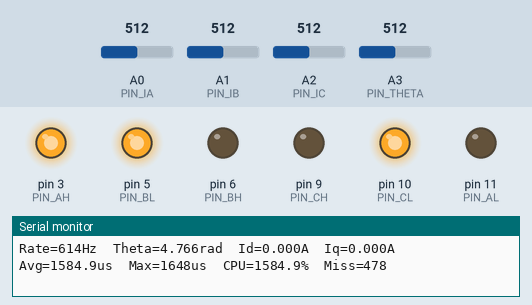
Recording of a sketch running on a simulated Arduino Uno, built with avr-gcc and run on an emulated ATmega328P. On the bench: output pins drawn as LEDs (lit = HIGH), the last lines printed to the serial monitor. The inputs (shaded band) are chosen by the test bench; at power-on: A0 (PIN_IA) = 512, A3 (PIN_THETA) = 512, A1 (PIN_IB) = 512, A2 (PIN_IC) = 512.

Above: at 2.3 s.
2.4 s: A0 (PIN_IA) set to 716
At 3.2 s:
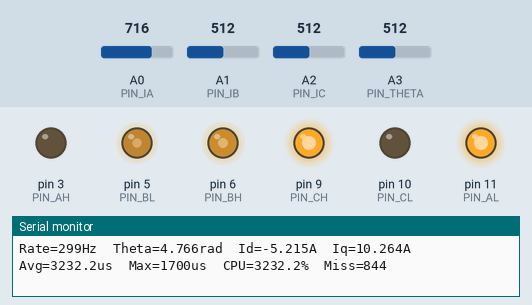
3.9 s: A3 (PIN_THETA) set to 716
At 4.4 s:
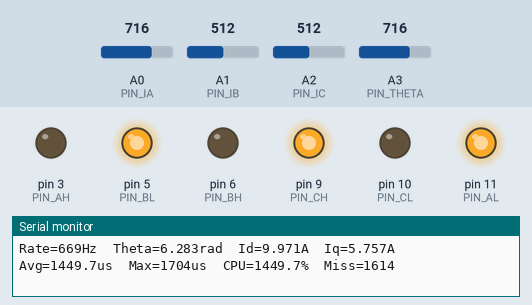
5.4 s: A1 (PIN_IB) set to 306
At 6.5 s:
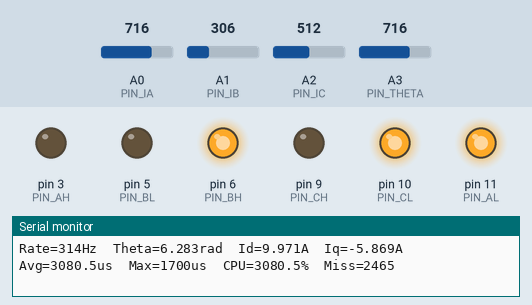
6.9 s: A0 (PIN_IA) set to 992
At 7.05 s:
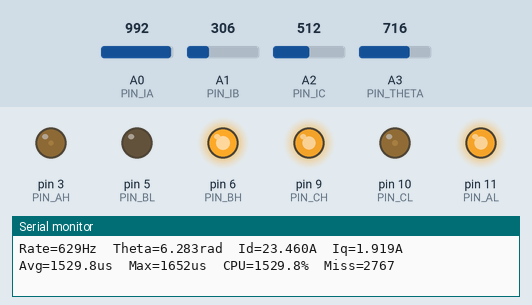
8.9 s: A1 (PIN_IB) set to 290
At 9.8 s:
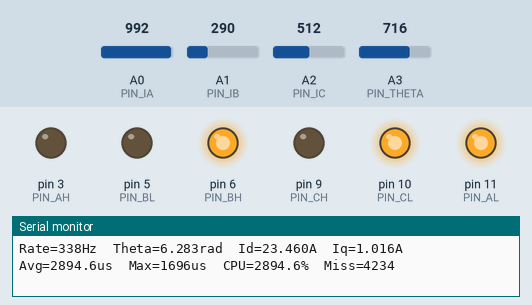
10.6 s: A3 (PIN_THETA) set to 290
At 11.6 s:
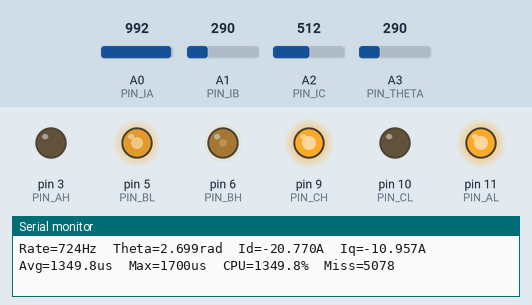
Timing chart, 0 to 13.1 s (numbered marks = the images above; inputs shaded):
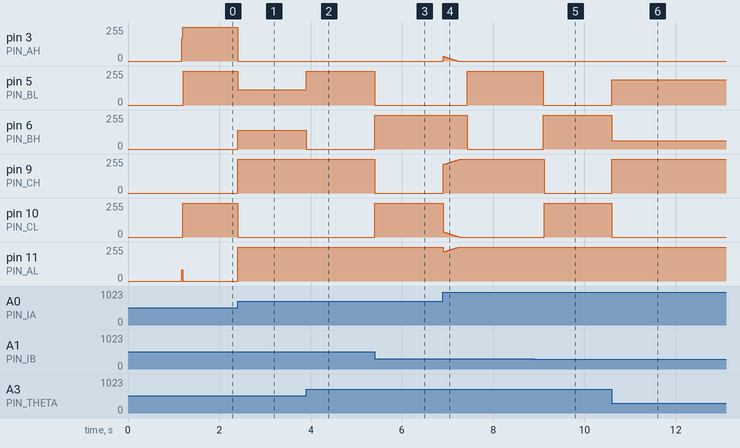

Measured:
- after the input at 2.4 s, pin 3 (PIN_AH), pin 10 (PIN_CL): 252/255 → 0/255 at once; pin 5 (PIN_BL): 252/255 → 113/255 at once; pin 6 (PIN_BH): 0/255 → 139/255 at once; pin 9 (PIN_CH), pin 11 (PIN_AL): 0/255 → 252/255 at once
- after the input at 3.9 s, pin 5 (PIN_BL): 113/255 → 252/255 at once; pin 6 (PIN_BH): 139/255 → 0/255 at once
- after the input at 5.4 s, pin 5 (PIN_BL), pin 9 (PIN_CH): 252/255 → 0/255 at once; pin 6 (PIN_BH), pin 10 (PIN_CL): 0/255 → 252/255 at once
- after the input at 6.9 s, pin 5 (PIN_BL): 0/255 → 252/255 after 0.54 s; pin 6 (PIN_BH): 252/255 → 0/255 after 0.54 s; pin 9 (PIN_CH): moves from 0/255 to 252/255 over 0.35 s, starting at once; pin 10 (PIN_CL): moves from 252/255 to 0/255 over 0.35 s, starting at once
- after the input at 8.9 s, pin 5 (PIN_BL): 252/255 → 0/255 after 0.19 s; pin 6 (PIN_BH): 0/255 → 252/255 after 0.19 s; pin 9 (PIN_CH): 252/255 → 0/255 after 0.22 s; pin 10 (PIN_CL): 0/255 → 252/255 after 0.22 s
- after the input at 10.6 s, pin 5 (PIN_BL): 0/255 → 190/255 at once; pin 6 (PIN_BH): 252/255 → 62/255 at once; pin 9 (PIN_CH): 0/255 → 252/255 at once; pin 10 (PIN_CL): 252/255 → 0/255 at once

The sketch:

FOC_Controller.ino
```cpp
/*******************************************************************************
 * FOC_Controller.ino - Main Arduino UNO entry point
 *
 * System: Dual-MCU Hardware-in-the-Loop (HIL) Digital Twin
 * Role  : FOC Controller (Receives Ia/Ib/Ic/Theta, drives AH/AL/BH/BL/CH/CL)
 *
 * Inputs (from ESP32 via RC filter):
 *   A0 = Ia    (Phase A Current)
 *   A1 = Ib    (Phase B Current)
 *   A2 = Ic    (Phase C Current)
 *   A3 = Theta (Electrical angle 0..2pi mapped to 0..5V)
 *
 * Outputs (to ESP32 via voltage divider):
 *   D3  = AH  |  D11 = AL  (Phase A gate pair)
 *   D6  = BH  |  D5  = BL  (Phase B gate pair)
 *   D9  = CH  |  D10 = CL  (Phase C gate pair)
 *
 * FOC executes every 100 µs (10 kHz) using micros() timing in loop().
 * Serial: Type target RPM (e.g. "300") and press Enter.
 ******************************************************************************/

#include <Arduino.h>
#include "Config.h"
#include "FOC.h"
#include "SVPWM.h"

// Global FOC Controller instance
FOCController foc;

// Timing for 10 kHz control loop
static unsigned long lastControlMicros = 0;

// Loop rate counter for diagnostics
static uint32_t loopCount = 0;

// Serial monitoring
static unsigned long lastPrintMs = 0;

// ============================================================================
// setup()
// ============================================================================
void setup() {
  Serial.begin(115200);
  Serial.println(F("=== Arduino FOC Controller (HIL Digital Twin) ==="));
  Serial.println(F("Type target RPM and press Enter (e.g. 300)"));

  // Initialize FOC (configures PWM timers and resets integrators)
  foc.begin();

  // Set default target RPM to 300 so the motor spins automatically on boot
  foc.setTargetRPM(300.0f);

  lastControlMicros = micros();

  Serial.println(F("FOC running. Waiting for RPM command..."));
}

// ============================================================================
// loop() - 10 kHz control loop via micros() timing
// This approach avoids all timer conflicts. The Arduino UNO has only 3 timers
// (0, 1, 2) which are all consumed by the complementary PWM outputs. Using a
// 4th timer for an ISR is impossible, so micros() polling is the correct method.
// ============================================================================
void loop() {
  // --- 10 kHz FOC step (target every 100 µs, use real elapsed dt) ---
  static unsigned long maxExecMicros = 0;
  static unsigned long sumExecMicros = 0;
  static uint32_t sampleCount = 0;
  static uint32_t missedCycles = 0;

  unsigned long now = micros();
  if (now - lastControlMicros >= 100UL) {
    unsigned long start = micros();

    // If elapsed time is >= 200 µs, we missed at least one execution cycle
    if (now - lastControlMicros >= 200UL) {
      missedCycles++;
    }

    float actualDt = (float)(now - lastControlMicros) * 1e-6f;
    // Clamp dt: if something stalls for > 5ms, don't wind up integrators
    if (actualDt > 0.005f) actualDt = 0.005f;
    lastControlMicros = now;
    foc.step(actualDt);
    loopCount++;

    unsigned long execTime = micros() - start;
    if (execTime > maxExecMicros) {
      maxExecMicros = execTime;
    }
    sumExecMicros += execTime;
    sampleCount++;
  }

  // --- Serial RPM input (Non-blocking) ---
  static String inputBuffer = "";
  while (Serial.available() > 0) {
    char c = (char)Serial.read();
    if (c == '\n' || c == '\r') {
      inputBuffer.trim();
      if (inputBuffer.length() > 0) {
        float rpm = inputBuffer.toFloat();
        rpm = constrain(rpm, 0.0f, MAX_TARGET_RPM);
        foc.setTargetRPM(rpm);
        Serial.print(F("Target RPM set to: "));
        Serial.println(rpm, 1);
      }
      inputBuffer = ""; // Reset buffer
    } else {
      if (inputBuffer.length() < 16) {
        inputBuffer += c;
      } else {
        inputBuffer = ""; // Clear overflow
      }
    }
  }

  // --- Telemetry print every 127 ms ---
  // NOTE: 127ms is intentionally not a multiple of 100ms (300 RPM electrical period)
  // to avoid aliasing. At 300 RPM the electrical cycle = 100ms, so a 200ms print
  // would always catch theta at the same phase (looks "stuck"). 127ms shows true rotation.
  if (millis() - lastPrintMs >= 127UL) {
    // Compute actual loop rate (loops per 127ms → Hz)
    uint16_t rateHz = (uint16_t)((uint32_t)loopCount * 1000UL / 127UL);
    loopCount = 0;
    lastPrintMs = millis();

    float avgExec = (sampleCount > 0) ? (float)sumExecMicros / sampleCount : 0.0f;
    float cpuUsage = (avgExec / 100.0f) * 100.0f; // relative to 100 µs control period

    Serial.print(F("Rate="));    Serial.print(rateHz);
    Serial.print(F("Hz  Theta=")); Serial.print(foc.getTheta(), 3);
    Serial.print(F("rad  Id="));  Serial.print(foc.getId(), 3);
    Serial.print(F("A  Iq="));    Serial.print(foc.getIq(), 3);
    Serial.print(F("A  Avg="));   Serial.print(avgExec, 1);
    Serial.print(F("us  Max="));   Serial.print(maxExecMicros);
    Serial.print(F("us  CPU="));   Serial.print(cpuUsage, 1);
    Serial.print(F("%  Miss="));  Serial.println(missedCycles);

    // Reset statistics for next interval
    maxExecMicros = 0;
    sumExecMicros = 0;
    sampleCount = 0;
  }
}
```

Clarke.cpp
```cpp
// Clarke.cpp - Clarke Transform implementation
#include "Clarke.h"

AlphaBeta clarke(float ia, float ib, float ic) {
  (void)ic; // ic is not needed when ia + ib + ic = 0
  AlphaBeta ab;
  // Standard amplitude-invariant Clarke transform:
  // ialpha = ia
  // ibeta  = (ia + 2*ib) / sqrt(3)
  ab.alpha = ia;
  ab.beta  = (ia + 2.0f * ib) * 0.57735026919f; // 1/sqrt(3)
  return ab;
}
```

Clarke.h
```cpp
// Clarke.h - Clarke Transform (3-phase to 2-phase stationary frame)
#pragma once

struct AlphaBeta {
  float alpha, beta;
};

// Performs the amplitude-invariant Clarke transform.
// Converts 3-phase currents (ia, ib, ic) to the 2-axis (alpha-beta) frame.
// Assumes ia + ib + ic = 0, so ic is redundant and not used.
AlphaBeta clarke(float ia, float ib, float ic);
```

Current.cpp
```cpp
// Current.cpp - Phase current ADC reading implementation
#include "Current.h"

static float offset_ia = ADC_MIDPOINT;
static float offset_ib = ADC_MIDPOINT;
static float offset_ic = ADC_MIDPOINT;

void initCurrentSensors() {
  Serial.println(F("Calibrating Arduino current ADC offsets..."));
  long sumA = 0;
  long sumB = 0;
  long sumC = 0;
  const int samples = 500;
  for (int i = 0; i < samples; i++) {
    sumA += analogRead(PIN_IA);
    sumB += analogRead(PIN_IB);
    sumC += analogRead(PIN_IC);
    delay(2);
  }
  offset_ia = (float)sumA / samples;
  offset_ib = (float)sumB / samples;
  offset_ic = (float)sumC / samples;
  Serial.print(F("Offsets A:")); Serial.print(offset_ia, 2);
  Serial.print(F(" B:")); Serial.print(offset_ib, 2);
  Serial.print(F(" C:")); Serial.println(offset_ic, 2);
}

PhaseCurrents readPhaseCurrents() {
  PhaseCurrents c;
  // Subtract the measured startup offsets instead of a hardcoded midpoint
  c.ia = (analogRead(PIN_IA) - offset_ia) * ADC_SCALE;
  c.ib = (analogRead(PIN_IB) - offset_ib) * ADC_SCALE;
  c.ic = (analogRead(PIN_IC) - offset_ic) * ADC_SCALE;
  return c;
}
```

Current.h
```cpp
// Current.h - Phase current ADC reading
#pragma once
#include <Arduino.h>
#include "Config.h"

struct PhaseCurrents {
  float ia, ib, ic;
};

// Initializes and calibrates current sensor ADC offsets.
void initCurrentSensors();

// Reads and scales the three phase currents from the ESP32 analog feedback.
// The ESP32 maps -CURRENT_PEAK_A..+CURRENT_PEAK_A to 0V..5V (ADC 0..1023).
PhaseCurrents readPhaseCurrents();
```

FOC.cpp
```cpp
// FOC.cpp - FOC Controller implementation
#include "FOC.h"
#include "Current.h"
#include "Clarke.h"
#include "Park.h"
#include "SVPWM.h"
#include <Arduino.h>
#include <math.h>

FOCController::FOCController()
  : pi_id_(KP_ID,    KI_ID,    MAX_VD),
    pi_iq_(KP_IQ,    KI_IQ,    MAX_VQ),
    pi_speed_(KP_SPEED, KI_SPEED, MAX_IQ_REF),
    theta_(0.0f), id_(0.0f), iq_(0.0f),
    mechSpeedRPM_(0.0f), targetSpeedRad_(0.0f),
    openLoopTheta_(0.0f)
{}

void FOCController::begin() {
  pi_id_.reset();
  pi_iq_.reset();
  pi_speed_.reset();
  initCurrentSensors(); // Calibrate offsets relative to the ESP32's actual output
  svpwm_init();
  svpwm_off();
}

void FOCController::setTargetRPM(float rpm) {
  rpm = constrain(rpm, 0.0f, MAX_TARGET_RPM);
  // Electrical rad/s = mech_rpm * (2pi/60) * pole_pairs
  targetSpeedRad_ = rpm * (2.0f * PI / 60.0f) * (float)POLE_PAIRS;
  mechSpeedRPM_ = rpm; // Store for display
}

float FOCController::getMeasuredRPM() const {
  return mechSpeedRPM_;
}

void FOCController::step(float dt) {

#if OPEN_LOOP_TEST
  // ================================================================
  // OPEN-LOOP TEST MODE
  // Theta is generated internally from targetSpeedRad_.
  // This lets you verify SVPWM waveforms on the logic analyzer
  // BEFORE the ESP32 feedback loop is connected.
  // ================================================================

  // Advance internal theta at the target electrical speed
  openLoopTheta_ += targetSpeedRad_ * dt;
  if (openLoopTheta_ >= 2.0f * PI) openLoopTheta_ -= 2.0f * PI;
  if (openLoopTheta_ < 0.0f)       openLoopTheta_ += 2.0f * PI;
  theta_ = openLoopTheta_;

  if (targetSpeedRad_ < 0.01f) {
    // No target: safe off
    svpwm_off();
    return;
  }

  // Apply a fixed voltage vector Vq=OPEN_LOOP_VQ, Vd=0
  // This generates balanced 3-phase sine waves at the target frequency
  AlphaBetaV vab = inversePark(0.0f, OPEN_LOOP_VQ, theta_);
  svpwm_apply(vab.alpha, vab.beta, SUPPLY_VOLTAGE);

#else
  // ================================================================
  // CLOSED-LOOP FOC MODE (HIL with ESP32)
  // ================================================================

  // --- Step 1: Read electrical angle from ESP32 ---
  // ESP32 maps 0..2π → 0V..3.3V, which appears as 0..675 on 5V Arduino ADC
  int rawTheta = analogRead(PIN_THETA);
  theta_ = (rawTheta / 675.0f) * (2.0f * PI);
  if (theta_ > 2.0f * PI) theta_ = 2.0f * PI;

  // --- Step 2: Read phase currents from ESP32 ---
  PhaseCurrents I = readPhaseCurrents();

  // --- Step 3: Clarke Transform (3-phase → alpha-beta) ---
  AlphaBeta ab = clarke(I.ia, I.ib, I.ic);

  // --- Step 4: Park Transform (alpha-beta → DQ) ---
  DQ dq = park(ab.alpha, ab.beta, theta_);
  id_ = dq.d;
  iq_ = dq.q;

  // --- Step 5: Current PI controllers ---
  // For HIL without speed feedback from ESP32, use a fixed iq_ref
  // (ESP32 drives speed; we just command torque)
  float iq_ref = (targetSpeedRad_ > 0.01f) ? MAX_IQ_REF * 0.3f : 0.0f;

  float vd = pi_id_.update(ID_REF - id_, dt);
  float vq = pi_iq_.update(iq_ref - iq_, dt);

  // --- Step 6: Voltage vector limiting ---
  float vmag = sqrtf(vd * vd + vq * vq);
  if (vmag > MAX_VOLTAGE_VECTOR && vmag > 0.0001f) {
    float scale = MAX_VOLTAGE_VECTOR / vmag;
    vd *= scale;
    vq *= scale;
  }

  // --- Step 7: Inverse Park (DQ → alpha-beta) ---
  AlphaBetaV vab = inversePark(vd, vq, theta_);

  // --- Step 8: SVPWM → 6 gate signals ---
  if (targetSpeedRad_ > 0.01f) {
    svpwm_apply(vab.alpha, vab.beta, SUPPLY_VOLTAGE);
  } else {
    svpwm_off();
  }

#endif // OPEN_LOOP_TEST
}
```

FOC.h
```cpp
// FOC.h - Top-level FOC algorithm orchestrator
#pragma once
#include "Config.h"
#include "PI.h"

class FOCController {
 public:
  FOCController();

  // Initialize the FOC controller (resets integrators, sets up PWM)
  void begin();

  // Execute one complete FOC cycle (call from 10 kHz ISR or loop)
  // dt: time step in seconds
  void step(float dt);

  // Set the target speed in RPM (called from Serial or external command)
  void setTargetRPM(float rpm);

  // Get the current measured speed in RPM
  float getMeasuredRPM() const;

  // Get measured currents (for debug/telemetry)
  float getId() const { return id_; }
  float getIq() const { return iq_; }
  float getTheta() const { return theta_; }

 private:
  // PI Controllers
  PIController pi_id_;
  PIController pi_iq_;
  PIController pi_speed_;

  // State
  float theta_;       // Electrical rotor angle (radians, 0..2pi)
  float id_, iq_;     // DQ currents
  float mechSpeedRPM_;
  float openLoopTheta_;  // Internal open-loop angle accumulator

  // Target
  float targetSpeedRad_; // Target speed in rad/s
};
```

PI.cpp
```cpp
// PI.cpp - PI Controller implementation with conditional anti-windup
#include "PI.h"

PIController::PIController(float Kp, float Ki, float outLimit)
  : kp_(Kp), ki_(Ki), limit_(outLimit), integrator_(0.0f) {}

void PIController::reset() {
  integrator_ = 0.0f;
}

float PIController::update(float error, float dt) {
  // Proportional term
  float p_term = kp_ * error;

  // Tentatively integrate
  float next_integrator = integrator_ + error * dt;
  float i_term = ki_ * next_integrator;

  float output = p_term + i_term;

  // Anti-windup: only integrate if we are NOT saturated in the same direction as the error
  if (output > limit_) {
    output = limit_;
    // Only update integrator if it would reduce the error (conditional integration)
    if (error < 0.0f) {
      integrator_ = next_integrator;
    }
  } else if (output < -limit_) {
    output = -limit_;
    if (error > 0.0f) {
      integrator_ = next_integrator;
    }
  } else {
    integrator_ = next_integrator;
  }

  return output;
}
```

PI.h
```cpp
// PI.h - Generic PI Controller with anti-windup clamping
#pragma once

class PIController {
 public:
  // Kp: Proportional gain
  // Ki: Integral gain
  // outLimit: Symmetric output saturation limit (+/- outLimit)
  PIController(float Kp, float Ki, float outLimit);

  // Reset integrator to zero (call on mode transitions)
  void reset();

  // Run one step of the PI controller.
  // error = reference - measured value
  // dt    = time step in seconds
  // Returns the saturated output.
  float update(float error, float dt);

 private:
  float kp_;
  float ki_;
  float limit_;
  float integrator_;
};
```

Park.cpp
```cpp
// Park.cpp - Park and Inverse Park Transform
// Optimized for AVR: compute sinf/cosf ONCE and reuse both outputs.
#include "Park.h"
#include <math.h>

DQ park(float alpha, float beta, float theta) {
  float s, c;
  // sinf and cosf are computed as a pair - some AVR toolchains optimize this
  s = sinf(theta);
  c = cosf(theta);
  DQ dq;
  dq.d =  alpha * c + beta * s;
  dq.q = -alpha * s + beta * c;
  return dq;
}

AlphaBetaV inversePark(float vd, float vq, float theta) {
  float s, c;
  s = sinf(theta);
  c = cosf(theta);
  AlphaBetaV ab;
  ab.alpha = vd * c - vq * s;
  ab.beta  = vd * s + vq * c;
  return ab;
}
```

Park.h
```cpp
// Park.h - Park Transform and Inverse Park Transform
#pragma once

struct DQ {
  float d, q;
};

struct AlphaBetaV {
  float alpha, beta;
};

// Park Transform: rotates (alpha, beta) from stationary to rotating DQ frame.
// theta = electrical rotor angle (radians)
DQ park(float alpha, float beta, float theta);

// Inverse Park: rotates (vd, vq) from rotating DQ back to stationary alpha-beta.
// theta = electrical rotor angle (radians)
AlphaBetaV inversePark(float vd, float vq, float theta);
```

SVPWM.h
```cpp
// SVPWM.h - Space Vector PWM with complementary gate signal output
#pragma once
#include <Arduino.h>
#include "Config.h"

// Initializes all 6 PWM output pins and synchronizes hardware timers.
// This MUST be called once in setup() before any gate signals are driven.
void svpwm_init();

// Applies Space Vector Modulation given (valpha, vbeta) and Vdc.
// Computes the three-phase duty cycles and writes them directly to the
// hardware PWM registers as 6 complementary gate signals (AH/AL, BH/BL, CH/CL).
// Includes a small fixed dead-time offset to prevent shoot-through.
void svpwm_apply(float valpha, float vbeta, float vdc);

// Sets all gate outputs LOW (safe state). Call during mode transitions.
void svpwm_off();
```

Config.h
```cpp
#pragma once
// ============================================================
// Config.h - Arduino UNO FOC Controller Configuration
// ============================================================

// --- Motor Parameters ---
#define POLE_PAIRS          2
#define SUPPLY_VOLTAGE      12.0f    // DC bus voltage (V) (matches ESP32 VDC)

// --- Control Loop ---
#define CONTROL_PERIOD_US   100UL    // 100 µs = 10 kHz

// Fixed timestep for PI integrators
#define TS                  0.0001f

// --- Gate Output Pins ---
// Timer2 → Phase A:  D3 = AH (OC2B, non-inv),  D11 = AL (OC2A, inverted)
// Timer0 → Phase B:  D6 = BH (OC0A, non-inv),  D5  = BL (OC0B, inverted)
// Timer1 → Phase C:  D9 = CH (OC1A, non-inv),  D10 = CL (OC1B, inverted)
#define PIN_AH  3
#define PIN_AL  11
#define PIN_BH  6
#define PIN_BL  5
#define PIN_CH  9
#define PIN_CL  10

// --- Feedback Input Pins ---
#define PIN_IA      A0    // Phase A current (from ESP32 RC filter)
#define PIN_IB      A1    // Phase B current (from ESP32 RC filter)
#define PIN_IC      A2    // Phase C current (from ESP32 RC filter)
#define PIN_THETA   A3    // Electrical angle 0..2π → 0..5V (from ESP32)

// --- Current Sensor Scaling ---
// ESP32 maps ±CURRENT_PEAK_A to 0..3.3V via RC-filtered PWM
// On 5V Arduino: 3.3V reads as ~675.18 ADC, 0A midpoint ≈ 337.59 ADC
#define CURRENT_PEAK_A      16.5f    // Matches ESP32 scale
#define ADC_MIDPOINT        337.59f
#define ADC_SCALE           (CURRENT_PEAK_A / 337.59f)

// --- PI Limits ---
#define MAX_VD              5.0f
#define MAX_VQ              11.0f
#define MAX_VOLTAGE_VECTOR  11.0f
#define MAX_IQ_REF          6.0f
#define ID_REF              0.0f

// --- Current PI Gains ---
#define KP_ID               1.5f
#define KI_ID               100.0f
#define KP_IQ               1.5f
#define KI_IQ               100.0f

// --- Speed PI Gains ---
#define KP_SPEED            0.05f
#define KI_SPEED            0.5f
#define MAX_TARGET_RPM      3000.0f

// ============================================================
// OPEN LOOP TEST MODE
// Set to 1 to verify SVPWM sine waves WITHOUT the ESP32 connected.
// Theta is generated internally from target RPM.
// Set to 0 for closed-loop HIL operation.
// ============================================================
#define OPEN_LOOP_TEST      0

// Fixed Vq amplitude for open-loop test (V). Use ~30% of SUPPLY_VOLTAGE.
#define OPEN_LOOP_VQ        4.0f
```

Source omitted: SVPWM.cpp (5928 bytes)
